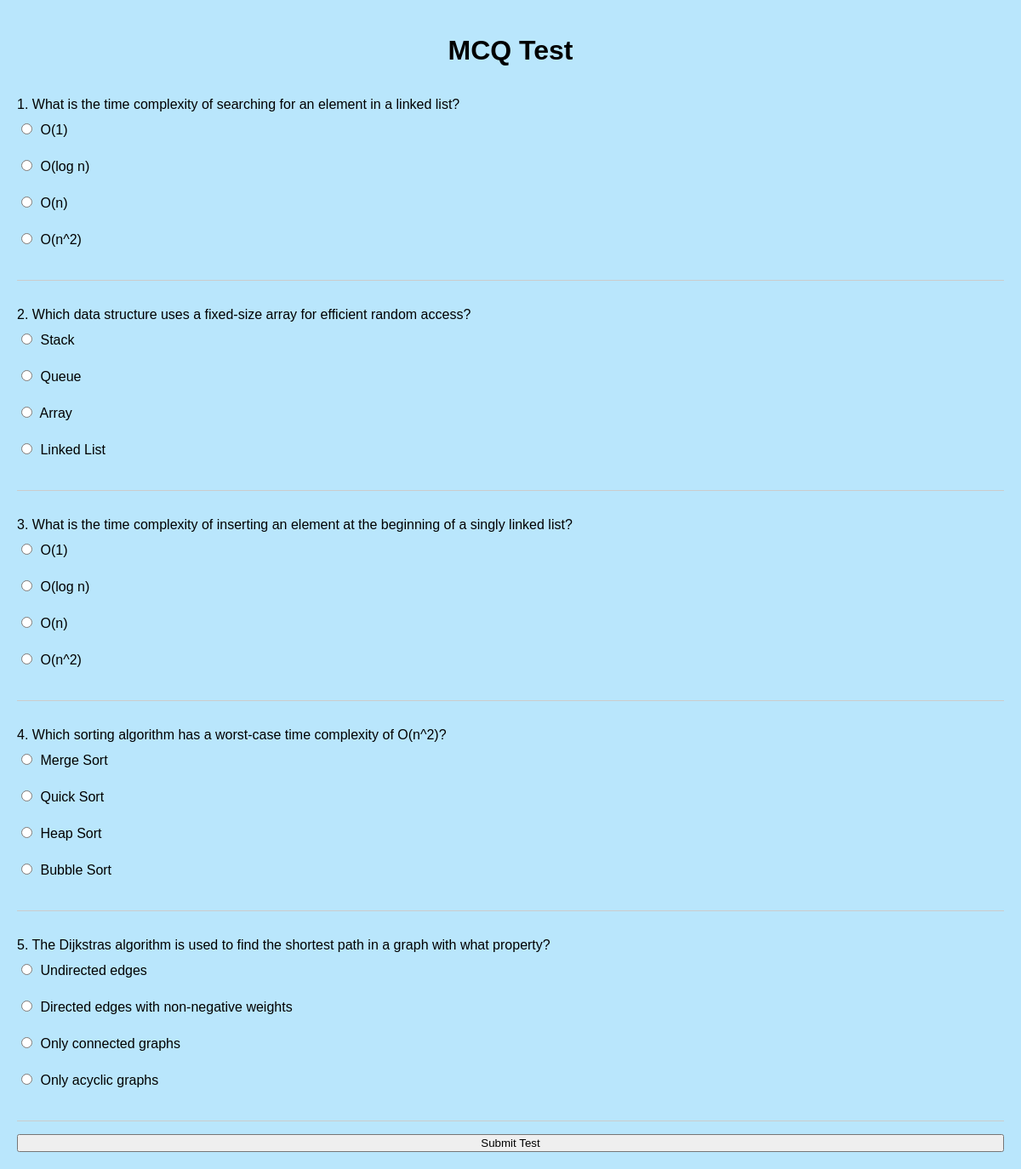
Page /test.php on the committed database.
### tables this page shows
CREATE TABLE `questions` (
  `id` int(11) NOT NULL,
  `question` text DEFAULT NULL,
  `options` text DEFAULT NULL,
  `answer` text DEFAULT NULL
);

### test.php (the view, shortened to what this page needs)
<?php
$servername = "localhost";
$username = "root";
$password = "";
$dbname = "wadproject";
$conn = new mysqli($servername, $username, $password, $dbname);
$sql = "SELECT * FROM questions";
$result = $conn->query($sql);
if ($result->num_rows > 0) {
    $questions = [];
    while ($row = $result->fetch_assoc()) {
        $questions[] = [
            "id" => $row["id"],
            "question" => $row["question"],
            "options" => explode(",", $row["options"]),
            "answer" => $row["answer"],
        ];
    }
} else {
    echo "No questions found in database.";
}
?>
<!DOCTYPE html>
<html lang="en">
<head>
    <link rel="stylesheet" href="test.css">
</head>
<body>
<h1>MCQ Test</h1>
<?php if (isset($_POST["submit"])) : ?>
    <p>You have completed the test.</p>
<?php else : ?>
    <?php if (empty($questions)) : ?>
        <p>No questions found in database.</p>
    <?php else : ?>
        <form action="" method="post">
            <?php foreach ($questions as $key => $question) : ?>
                <p><?= ($key + 1) . ". " . $question["question"] ?></p>
                <?php foreach ($question["options"] as $option) : ?>
                    <label for="question_<?= $question["id"] . "_" . $option ?>">
                        <input type="radio" id="question_<?= $question["id"] . "_" . $option ?>" name="question_<?= $question["id"] ?>" value="<?= $option ?>">
                        <?= $option ?>
                    </label>
                    <br>
                <?php endforeach; ?>
                <hr>
            <?php endforeach; ?>
            <input type="submit" name="submit" value="Submit Test">
        </form>
    <?php endif; ?>
<?php endif; ?>
</body>
</html>

### test.css (style rules this page uses)
body { font-family: sans-serif; margin: 0; padding: 20px; background-color:#b9e6fc ; }
h1 { text-align: center; margin-bottom: 20px; }
p { margin-bottom: 10px; }
form { display: flex; flex-direction: column; }
label { display: block; margin-bottom: 5px; }
input[type="radio"] { margin-right: 5px; }
hr { margin: 15px 0; border: 0; border-top: 1px solid #ccc; }

### rows in the picture
questions: question "What is the time complexity of searching for an element in a linked list?", option "O(1)", option "O(log n)", option "O(n)", option "O(n^2)"
questions: question "Which data structure uses a fixed-size array for efficient random access?", option "Stack", option "Queue", option "Array", option "Linked List"
questions: question "What is the time complexity of inserting an element at the beginning of a singly linked list?", option "O(1)", option "O(log n)", option "O(n)", option "O(n^2)"
questions: question "Which sorting algorithm has a worst-case time complexity of O(n^2)?", option "Merge Sort", option "Quick Sort", option "Heap Sort", option "Bubble Sort"
questions: question "The Dijkstras algorithm is used to find the shortest path in a graph with what property?", option "Undirected edges", option "Directed edges with non-negative weights", option "Only connected graphs", option "Only acyclic graphs"
